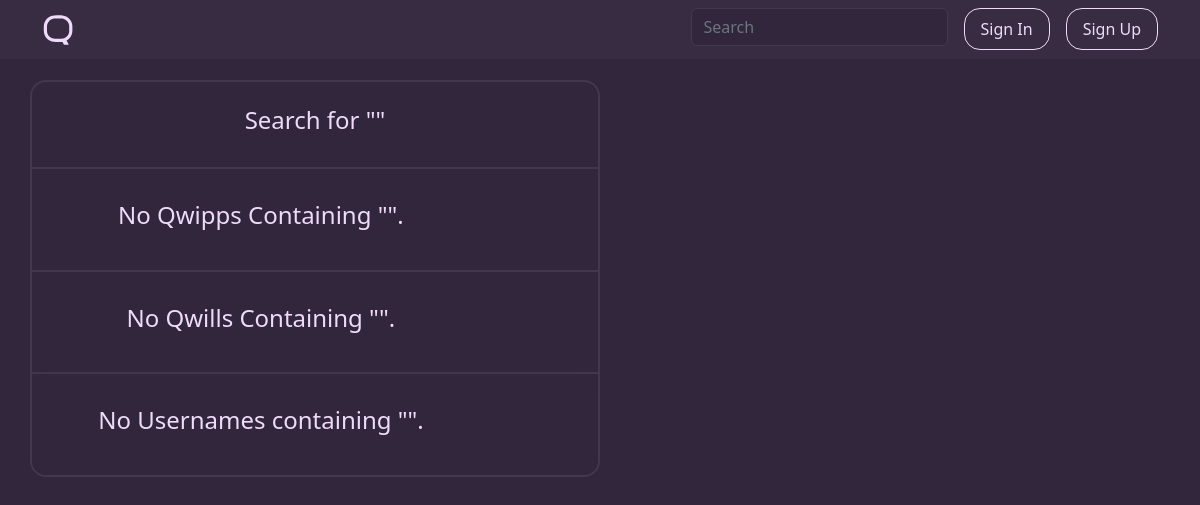
Before: /search with the older database file.
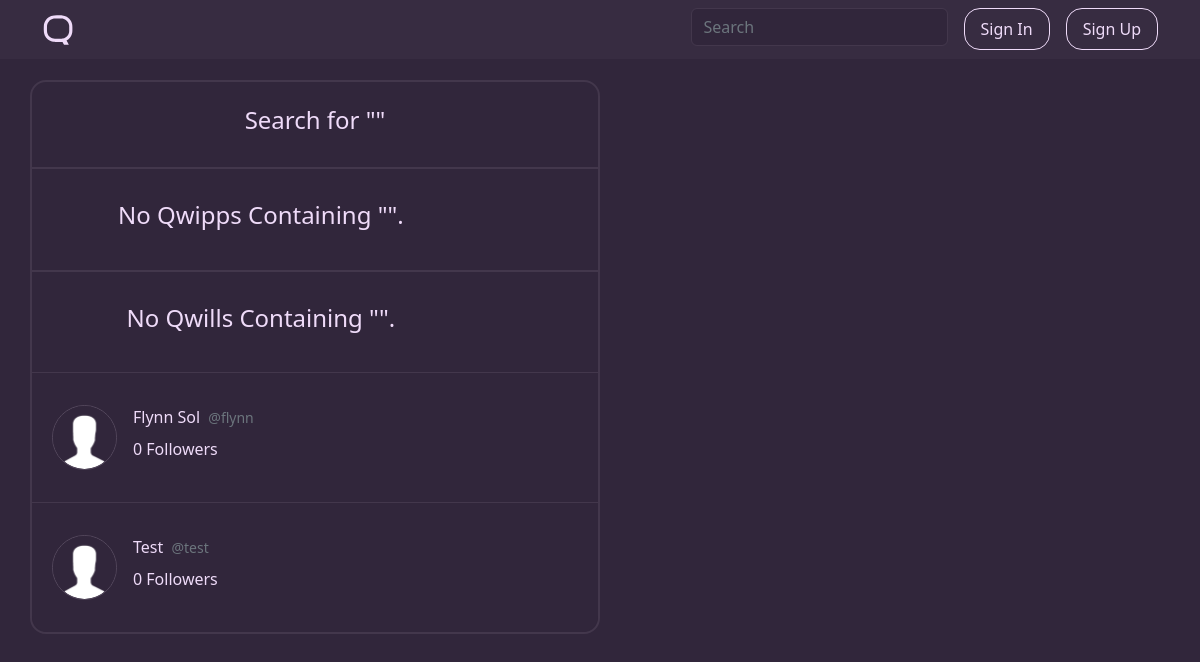
After: the same page with the newer database file.
### qwippit/models.py (models this page shows, shortened)
class User(db.Model, UserMixin):
    id = db.Column(db.Integer, primary_key=True)
    username = db.Column(db.String(16), unique=True, nullable=False)
    displayname = db.Column(db.String(20), nullable=False)
    email = db.Column(db.String(120), unique=True, nullable=False)
    bio = db.Column(db.String(256))
    image_file = db.Column(db.String(20), nullable=False, default='default.png')
    banner_file = db.Column(db.String(20), nullable=False, default='default.png')
    password = db.Column(db.String(60), nullable=False)
    verified = db.Column(db.Boolean(), nullable=False, default=False)
    emailverified = db.Column(db.Boolean(), nullable=False, default=False)
    following = db.relationship('User',
                                secondary=followers,
                                primaryjoin=(followers.c.follower_id == id),
                                secondaryjoin=(followers.c.followed_id == id),
                                backref=db.backref('followers', lazy='dynamic'),
                                lazy='dynamic')
    viewed_qwipps = db.relationship('Qwipp', secondary='qwippViews', backref='hasViewed')
    viewed_qwills = db.relationship('Qwill', secondary='qwillViews', backref='hasViewed')
    liked_qwipps = db.relationship('Qwipp', secondary='qwippLikes', backref='hasLiked')
    liked_qwills = db.relationship('Qwill', secondary='qwillLikes', backref='hasLiked')
    qwipps = db.relationship('Qwipp', backref='author', lazy=True)
    qwills = db.relationship('Qwill', backref='author', lazy=True)
    roles = db.relationship('Role', secondary='user_roles')
    like_notifications = db.Column(db.Boolean(), nullable=False, default=True)
    follow_notifications = db.Column(db.Boolean(), nullable=False, default=True)
    reply_notifications = db.Column(db.Boolean(), nullable=False, default=True)

### qwippit/main/routes.py (the view)
@main.route("/search", methods=['GET', 'POST'])
def search():
    search_word = ''
    if request.method == 'POST':
        search_word = request.form['query']
        qwipps = getSearchQwipps(search_word)
        qwills = getSearchQwills(search_word)
        users = getSearchUsers(search_word)
        return render_template('main/search.html', title=search_word, search_word=search_word, qwipps=qwipps,
                               qwills=qwills, users=users)
    else:
        search_word = request.args.get('query', '')
        qwipps = getSearchQwipps(search_word)
        qwills = getSearchQwills(search_word)
        users = getSearchUsers(search_word)
        return render_template('main/search.html', title=search_word, search_word=search_word, qwipps=qwipps, qwills=qwills, users=users)

### qwippit/main/routes.py (called while the page is built)
def getSearchQwipps(search_word):
    qwipps = Qwipp.query.filter(Qwipp.content.contains(search_word)).all()
    return qwipps

def getSearchQwills(search_word):
    qwills = Qwill.query.filter(Qwill.title.contains(search_word)).all()
    return qwills

def getSearchUsers(search_word):
    users = User.query.filter(User.username.contains(search_word)).all()
    return users

### run.py (called while the page is built)
@app.template_filter()
def number_format(num):
    magnitude = 0
    while num >= 1000:
        num = float('{:.3g}'.format(num))
        magnitude += 1
        num /= 1000.0
    formatted_num = '{:,.1f}'.format(num) if 1000 <= num < 10000 else '{:f}'.format(num)
    return '{}{}'.format(formatted_num.rstrip('0').rstrip('.'), ['', 'K', 'M', 'B', 'T'][magnitude])

### qwippit/templates/main/search.html (shortened to what the changed rows need)
{% extends "main/layout.html" %}
{% block content %}
        {% if users | length == 0 %}
            <article class="row content-section-only-empty user-feed">
                <div class="d-flex media">
                    <div class="col-lg d-flex justify-content-center">
                        <div class="media-body">
                            <div class="empty-user-header">
                                <h4>No Usernames containing "{{ search_word }}".</h4>
                            </div>
                        </div>
                    </div>
                </div>
            </article>
        {% else %}
            {% for user in users %}
                {% if loop.last %}
                    <article onclick="location.href='{{ url_for('users.profile', username=user.username) }}'" class="row content-section-last ps-2 user-feed-last" style="margin-top: -1px;">
                {% else %}
                    <article onclick="location.href='{{ url_for('users.profile', username=user.username) }}'" class="row content-section ps-2 user-feed" style="margin-top: -1px;">
                {% endif %}
                    <div class="d-flex media">
                        <div class="col-lg d-flex">
                            <img class="me-3 rounded-circle border border-highlight" width="65px" height="65px" src="{{ url_for('static', filename='profile_pics/' + user.image_file) }}">
                            <div class="media-body">
                                <div class="article-metadata mb-2">
                                    <a class="author-link me-1" href="{{ url_for('users.profile', username=user.username) }}">{{ user.displayname }}</a>
                                    <small class="text-muted">@{{ user.username }}</small>
                                </div>
                                <div class="followers-following mt-2">
                                    <div class="followers">
                                        {% if user.followers.count() == 1 %}
                                            <a href="{{ url_for('users.user_followers', username=user.username) }}" class="main-font" id="user-followers-{{ user.id }}">{{ user.followers.count() | number_format }} Follower</a>
                                        {% else %}
                                            <a href="{{ url_for('users.user_followers', username=user.username) }}" class="main-font" id="user-followers-{{ user.id }}">{{ user.followers.count() | number_format }} Followers</a>
                                        {% endif %}
                                    </div>
                                </div>
                            </div>
                        </div>
                        {% if request.MOBILE %}
                            <div class="follow col-sm ms-4 mt-4" style="text-align: right;">
                        {% else %}
                            <div class="follow col-sm mt-4" style="text-align: right;">
                        {% endif %}
                        </div>
                    </div>
                </article>
            {% endfor %}
        {% endif %}
{% endblock content %}

Changed rows visible on the page:
added User: image_file (placeholder picture), displayname "Flynn Sol", username "flynn", followers.count|number_format "0"
added User: image_file (placeholder picture), displayname "Test", username "test", followers.count|number_format "0"
Other visible differences:
text no longer shown: "No Usernames containing \" \"."
